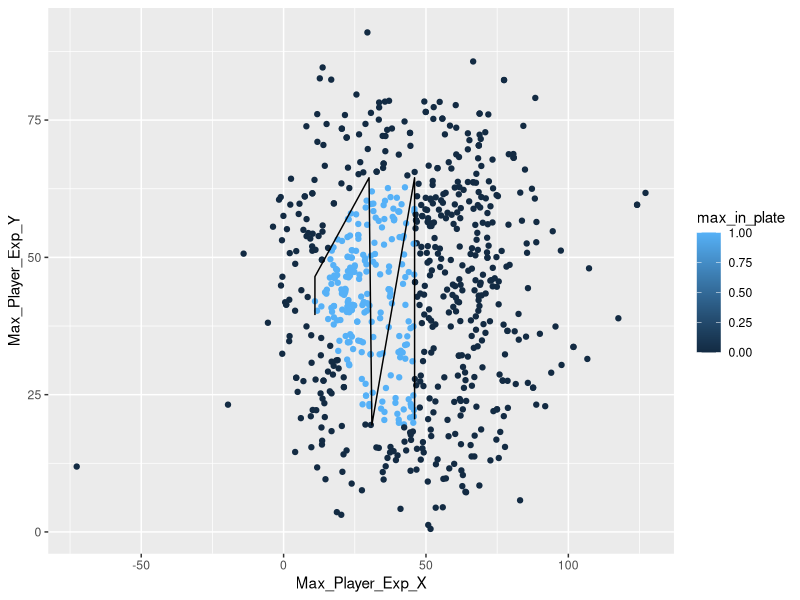

The R source for this figure:
setwd(here::here())

require(tidyverse)

df <- read.csv("home_plate/all_data.csv")
# distance to net
# 0/1 for best and exp
# puck location = event location
net <- read.csv("home_plate/net_coords.csv") %>%
  dplyr::mutate(X = round(X),
                Y = round(Y))
home_plate <- read.csv("home_plate/home_plate_coords.csv") %>%
  dplyr::mutate(X = round(X) + 100,
                Y = round(Y) + 85/2)

# plot(home_plate$X, home_plate$Y)

df <- df %>%
  dplyr::mutate(
    best_distance_to_net = sqrt((Max_Player_Best_X - net$X)^2 + (Max_Player_Best_Y - net$Y)^2),
    max_distance_to_net = sqrt((Max_Player_Exp_X - net$X)^2 + (Max_Player_Exp_Y - net$Y)^2),
    best_in_box = ifelse(Max_Player_Best_X >= 30 & Max_Player_Best_X <= 46 &
                          Max_Player_Best_Y >= 19.5 & Max_Player_Best_Y <= 64.5, 1, 0),
    best_in_skinny = ifelse(Max_Player_Best_X >= 11 & Max_Player_Best_X <= 30 &
                              Max_Player_Best_Y >= 39.5 & Max_Player_Best_Y <= 46.5, 1, 0),
    best_in_lower_triangle = ifelse(Max_Player_Best_Y >= 19.5 & Max_Player_Best_Y <= 39.5 & 
                                      Max_Player_Best_Y >= -1 * Max_Player_Best_X + 50.5 &
                                      Max_Player_Best_X <= 46, 1, 0),
    best_in_upper_triangle = ifelse(Max_Player_Best_Y >= 46.5 & Max_Player_Best_Y <= 64.5 & 
                                      Max_Player_Best_Y <= 1 * Max_Player_Best_X + 35.5 &
                                      Max_Player_Best_X <= 46, 1, 0),
    best_in_plate = pmax(best_in_box, best_in_skinny, best_in_lower_triangle, best_in_upper_triangle),
    
    max_in_box = ifelse(Max_Player_Exp_X >= 30 & Max_Player_Exp_X <= 46 &
                           Max_Player_Exp_Y >= 19.5 & Max_Player_Exp_Y <= 64.5, 1, 0),
    max_in_skinny = ifelse(Max_Player_Exp_X >= 11 & Max_Player_Exp_X <= 30 &
                              Max_Player_Exp_Y >= 39.5 & Max_Player_Exp_Y <= 46.5, 1, 0),
    max_in_lower_triangle = ifelse(Max_Player_Exp_Y >= 19.5 & Max_Player_Exp_Y <= 39.5 & 
                                      Max_Player_Exp_Y >= -1 * Max_Player_Exp_X + 50.5 &
                                      Max_Player_Exp_X <= 46, 1, 0),
    max_in_upper_triangle = ifelse(Max_Player_Exp_Y >= 46.5 & Max_Player_Exp_Y <= 64.5 & 
                                      Max_Player_Exp_Y <= 1 * Max_Player_Exp_X + 35.5 &
                                      Max_Player_Exp_X <= 46, 1, 0),
    max_in_plate = pmax(max_in_box, max_in_skinny, max_in_lower_triangle, max_in_upper_triangle)
  ) 

df %>%
  ggplot() +
  # geom_point(aes(x = Max_Player_Best_X, y = Max_Player_Best_Y, color = best_in_plate)) +
  geom_point(aes(x = Max_Player_Exp_X, y = Max_Player_Exp_Y, color = max_in_plate)) +
  geom_line(data = home_plate, aes(x = X, y = Y))

write.csv(df, file = "df_in_plate.csv", row.names = FALSE)
